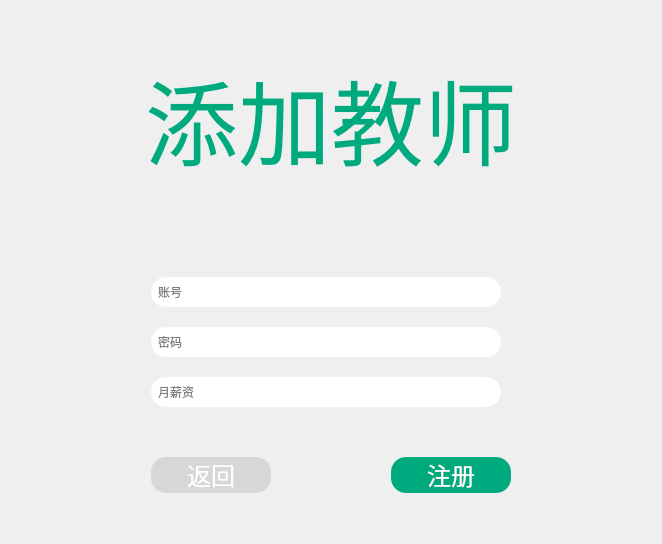
       <widget class="QWidget" name="page_8">
        <layout class="QHBoxLayout" name="horizontalLayout_38">
         <item>
          <layout class="QVBoxLayout" name="verticalLayout_23">
           <item>
            <spacer name="verticalSpacer_21">
             <property name="orientation">
              <enum>Qt::Vertical</enum>
             </property>
             <property name="sizeHint" stdset="0">
              <size>
               <width>20</width>
               <height>40</height>
              </size>
             </property>
            </spacer>
           </item>
           <item>
            <layout class="QHBoxLayout" name="horizontalLayout_36">
             <item>
              <spacer name="horizontalSpacer_12">
               <property name="orientation">
                <enum>Qt::Horizontal</enum>
               </property>
               <property name="sizeHint" stdset="0">
                <size>
                 <width>40</width>
                 <height>20</height>
                </size>
               </property>
              </spacer>
             </item>
             <item>
              <layout class="QVBoxLayout" name="verticalLayout_24">
               <property name="spacing">
                <number>40</number>
               </property>
               <item>
                <widget class="QLabel" name="label_11">
                 <property name="minimumSize">
                  <size>
                   <width>560</width>
                   <height>90</height>
                  </size>
                 </property>
                 <property name="font">
                  <font>
                   <family>隶书</family>
                   <pointsize>70</pointsize>
                  </font>
                 </property>
                 <property name="styleSheet">
                  <string notr="true">color:rgb(0,170,127);</string>
                 </property>
                 <property name="text">
                  <string>添加教师</string>
                 </property>
                 <property name="textFormat">
                  <enum>Qt::MarkdownText</enum>
                 </property>
                 <property name="alignment">
                  <set>Qt::AlignCenter</set>
                 </property>
                </widget>
               </item>
               <item>
                <layout class="QVBoxLayout" name="verticalLayout_25">
                 <property name="spacing">
                  <number>20</number>
                 </property>
                 <property name="leftMargin">
                  <number>100</number>
                 </property>
                 <property name="topMargin">
                  <number>50</number>
                 </property>
                 <item>
                  <widget class="QLineEdit" name="lineEdit_8">
                   <property name="enabled">
                    <bool>true</bool>
                   </property>
                   <property name="minimumSize">
                    <size>
                     <width>300</width>
                     <height>30</height>
                    </size>
                   </property>
                   <property name="maximumSize">
                    <size>
                     <width>350</width>
                     <height>35</height>
                    </size>
                   </property>
                   <property name="styleSheet">
                    <string notr="true">border-radius:15px;
padding:5px;
background-color: rgb(255, 255, 255);</string>
                   </property>
                   <property name="text">
                    <string/>
                   </property>
                   <property name="placeholderText">
                    <string>账号</string>
                   </property>
                  </widget>
                 </item>
                 <item>
                  <widget class="QLineEdit" name="lineEdit_9">
                   <property name="enabled">
                    <bool>true</bool>
                   </property>
                   <property name="minimumSize">
                    <size>
                     <width>300</width>
                     <height>30</height>
                    </size>
                   </property>
                   <property name="maximumSize">
                    <size>
                     <width>350</width>
                     <height>35</height>
                    </size>
                   </property>
                   <property name="styleSheet">
                    <string notr="true">border-radius:15px;
padding:5px;
background-color: rgb(255, 255, 255);</string>
                   </property>
                   <property name="inputMask">
                    <string/>
                   </property>
                   <property name="text">
                    <string/>
                   </property>
                   <property name="frame">
                    <bool>true</bool>
                   </property>
                   <property name="echoMode">
                    <enum>QLineEdit::Password</enum>
                   </property>
                   <property name="placeholderText">
                    <string>密码</string>
                   </property>
                  </widget>
                 </item>
                 <item>
                  <widget class="QLineEdit" name="lineEdit_10">
                   <property name="enabled">
                    <bool>true</bool>
                   </property>
                   <property name="minimumSize">
                    <size>
                     <width>300</width>
                     <height>30</height>
                    </size>
                   </property>
                   <property name="maximumSize">
                    <size>
                     <width>350</width>
                     <height>35</height>
                    </size>
                   </property>
                   <property name="styleSheet">
                    <string notr="true">border-radius:15px;
padding:5px;
background-color: rgb(255, 255, 255);</string>
                   </property>
                   <property name="inputMask">
                    <string/>
                   </property>
                   <property name="text">
                    <string/>
                   </property>
                   <property name="frame">
                    <bool>true</bool>
                   </property>
                   <property name="echoMode">
                    <enum>QLineEdit::Normal</enum>
                   </property>
                   <property name="placeholderText">
                    <string>月薪资</string>
                   </property>
                  </widget>
                 </item>
                </layout>
               </item>
               <item>
                <layout class="QHBoxLayout" name="horizontalLayout_37">
                 <property name="spacing">
                  <number>120</number>
                 </property>
                 <property name="leftMargin">
                  <number>100</number>
                 </property>
                 <property name="topMargin">
                  <number>10</number>
                 </property>
                 <property name="rightMargin">
                  <number>100</number>
                 </property>
                 <item>
                  <widget class="QPushButton" name="pushButton_19">
                   <property name="enabled">
                    <bool>true</bool>
                   </property>
                   <property name="sizePolicy">
                    <sizepolicy hsizetype="Minimum" vsizetype="Fixed">
                     <horstretch>0</horstretch>
                     <verstretch>0</verstretch>
                    </sizepolicy>
                   </property>
                   <property name="minimumSize">
                    <size>
                     <width>80</width>
                     <height>30</height>
                    </size>
                   </property>
                   <property name="font">
                    <font>
                     <family>黑体</family>
                     <pointsize>18</pointsize>
                    </font>
                   </property>
                   <property name="layoutDirection">
                    <enum>Qt::LeftToRight</enum>
                   </property>
                   <property name="styleSheet">
                    <string notr="true">QPushButton{
	border-radius:15px;
	color: rgb(255, 255, 255);
	background-color: rgb(215, 215, 215);
}

QPushButton:hover{
	background-color: rgb(235, 235, 235);
}
QPushButton:pressed{
	background-color: rgb(185,185,185);
}</string>
                   </property>
                   <property name="text">
                    <string>返回</string>
                   </property>
                   <property name="autoDefault">
                    <bool>false</bool>
                   </property>
                  </widget>
                 </item>
                 <item>
                  <widget class="QPushButton" name="pushButton_20">
                   <property name="enabled">
                    <bool>true</bool>
                   </property>
                   <property name="sizePolicy">
                    <sizepolicy hsizetype="Minimum" vsizetype="Fixed">
                     <horstretch>0</horstretch>
                     <verstretch>0</verstretch>
                    </sizepolicy>
                   </property>
                   <property name="minimumSize">
                    <size>
                     <width>80</width>
                     <height>30</height>
                    </size>
                   </property>
                   <property name="font">
                    <font>
                     <family>黑体</family>
                     <pointsize>18</pointsize>
                    </font>
                   </property>
                   <property name="layoutDirection">
                    <enum>Qt::LeftToRight</enum>
                   </property>
                   <property name="styleSheet">
                    <string notr="true">QPushButton{
	border-radius:15px;
	background-color: rgb(0,170,127);
	color: rgb(255, 255, 255);
}

QPushButton:hover{
	background-color: rgb(0,200,127);
}
QPushButton:pressed{
	background-color: rgb(0,140,127);
}</string>
                   </property>
                   <property name="text">
                    <string>注册</string>
                   </property>
                   <property name="iconSize">
                    <size>
                     <width>16</width>
                     <height>16</height>
                    </size>
                   </property>
                   <property name="autoRepeatDelay">
                    <number>300</number>
                   </property>
                   <property name="autoDefault">
                    <bool>false</bool>
                   </property>
                  </widget>
                 </item>
                </layout>
               </item>
              </layout>
             </item>
             <item>
              <spacer name="horizontalSpacer_13">
               <property name="orientation">
                <enum>Qt::Horizontal</enum>
               </property>
               <property name="sizeHint" stdset="0">
                <size>
                 <width>40</width>
                 <height>20</height>
                </size>
               </property>
              </spacer>
             </item>
            </layout>
           </item>
           <item>
            <spacer name="verticalSpacer_22">
             <property name="orientation">
              <enum>Qt::Vertical</enum>
             </property>
             <property name="sizeHint" stdset="0">
              <size>
               <width>20</width>
               <height>40</height>
              </size>
             </property>
            </spacer>
           </item>
          </layout>
         </item>
        </layout>
       </widget>
